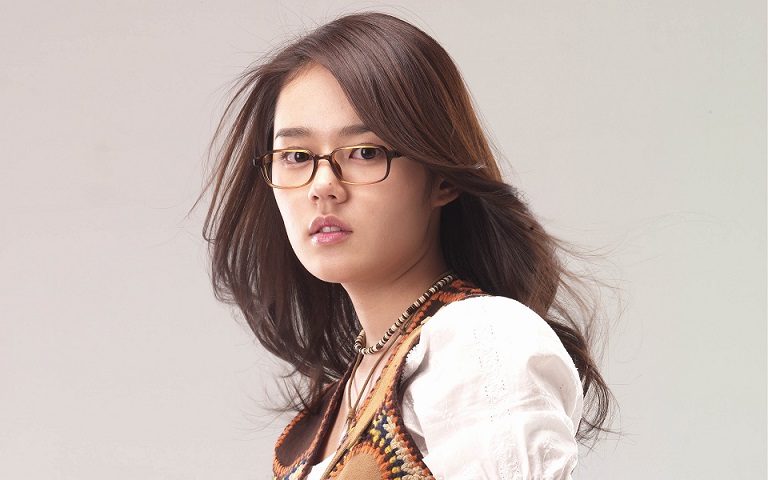
//> input picture test.jpg, 768 x 480 px
$ ./main-029   (built with g++ and OpenCV 4)
//> lines starting //> are read from the running program, lines starting //| are printed output that depends on the picture; after the words box and inside, x2 and y2 are one past the last pixel; in counts of white or black regions, pixels touching at a corner belong together
#include <opencv2/opencv.hpp>
#include <iostream>

#include <cmath>
using namespace std;
using namespace cv;

Mat src, temp, dst;
int match_method = TM_SQDIFF;
int max_track = 5;
const char* INPUT_T = "input image";
const char* OUTPUT_T = "result image";
const char* match_t = "template match-demo";
void Match_Demo(int, void*);
int main(int argc, char** argv) {

	src = imread("//home//fang//下载//opencv基础代码和ppt//test.jpg");
//> src is the input picture: 480 rows x 768 cols, CV_8UC3; mean B, G, R 175, 180.8, 194.8

	temp = imread("//home//fang//下载//opencv基础代码和ppt//test.jpg");
	if (src.empty() || temp.empty()) {
		printf("could not load image...\n");
		return -1;
	}
	namedWindow(INPUT_T, CV_WINDOW_AUTOSIZE);
	namedWindow(OUTPUT_T, CV_WINDOW_NORMAL);
	namedWindow(match_t, CV_WINDOW_AUTOSIZE);
	imshow(INPUT_T, temp);
	const char* trackbar_title = "Match Algo Type:";
	createTrackbar(trackbar_title, OUTPUT_T, &match_method, max_track, Match_Demo);
//> slider 'Match Algo Type:' is set to 1
	Match_Demo(0, 0);

	waitKey(0);
	return 0;
}

void Match_Demo(int, void*) {
	int width = src.cols - temp.cols + 1;
//> width = 1
	int height = src.rows - temp.rows + 1;
//> height = 1
	Mat result(width, height, CV_32FC1);
//> result = [0]

	matchTemplate(src, temp, result, match_method, Mat());
//> result = [4.42e-15]
	normalize(result, result, 0, 1, NORM_MINMAX, -1, Mat());
//> result = [0]

	Point minLoc;
	Point maxLoc;
	double min, max;
	src.copyTo(dst);
	Point temLoc;
	minMaxLoc(result, &min, &max, &minLoc, &maxLoc, Mat());
//> min = 0; max = 0; minLoc = Point(0, 0); maxLoc = Point(0, 0)
	if (match_method == TM_SQDIFF || match_method == TM_SQDIFF_NORMED) {
		temLoc = minLoc;
//> temLoc = Point(0, 0)
	} else {
		temLoc = maxLoc;
	}


	rectangle(dst, Rect(temLoc.x, temLoc.y, temp.cols, temp.rows), Scalar(0, 0, 255), 2, 8);
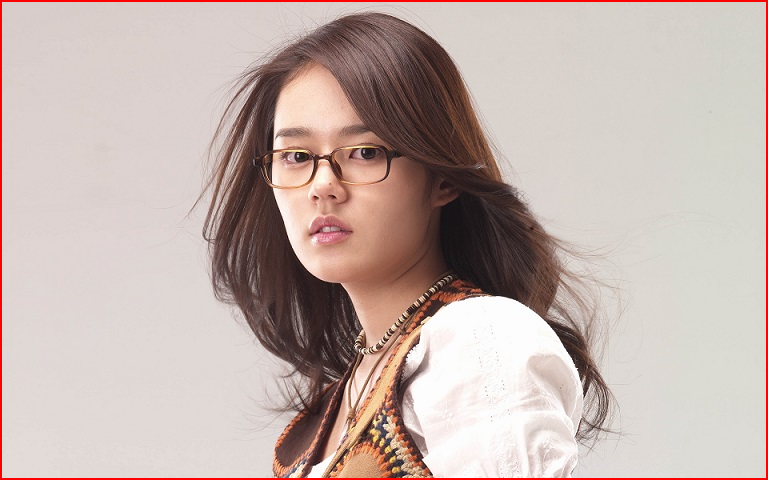
//> dst: 480 rows x 768 cols, CV_8UC3; 1.35% of pixels changed, all inside (x1, y1, x2, y2) = (0, 0, 768, 480)
	rectangle(result, Rect(temLoc.x, temLoc.y, temp.cols, temp.rows), Scalar(0, 0, 255), 2, 8);

	imshow(OUTPUT_T, result);
	imshow(match_t, dst);
}
